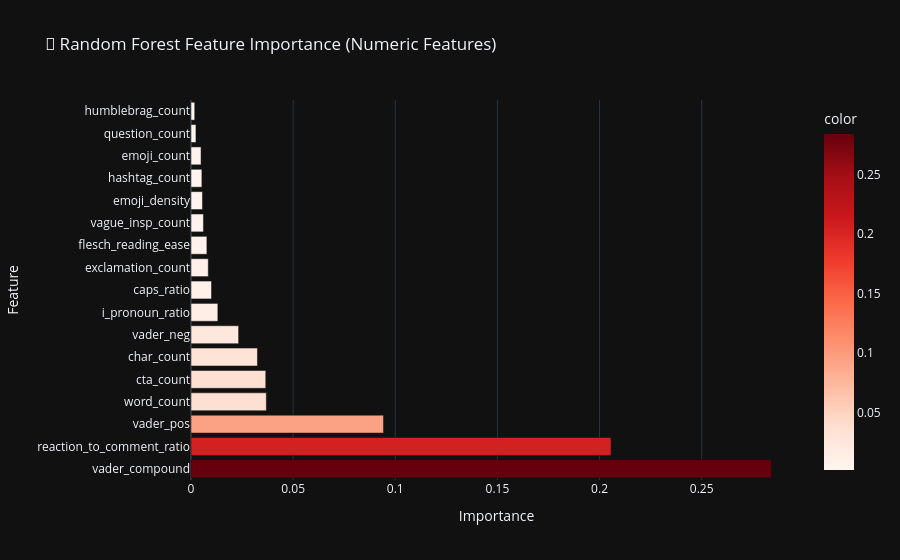

Notebook code for this chart:
### Code cell
# -------------------------------------------------------
# 6.5 Feature Importance (Random Forest — numeric features only)
# -------------------------------------------------------
# Get importances for numeric features only
n_numeric = len(numeric_features)
importances = rf.feature_importances_[:n_numeric]
feat_imp = pd.Series(importances, index=numeric_features).sort_values(ascending=False)

fig = px.bar(
    x=feat_imp.values, y=feat_imp.index,
    orientation='h',
    color=feat_imp.values,
    color_continuous_scale='Reds',
    title='🌲 Random Forest Feature Importance (Numeric Features)',
    labels={'x': 'Importance', 'y': 'Feature'},
    template='plotly_dark'
)
fig.show()

### Figure 1 — Plotly figure (JSON) as saved in the notebook; plotly's stock layout.template omitted (floating-point values rounded to 4 significant figures)
{"data": [{"hovertemplate": "Importance=%{x}<br>Feature=%{y}<br>color=%{marker.color}<extra></extra>", "legendgroup": "", "marker": {"color": [0.2842, 0.2056, 0.09424, 0.03688, 0.03661, 0.03253, 0.02331, 0.01314, 0.01004, 0.00846, 0.007775, 0.00609, 0.00561, 0.005335, 0.004913, 0.002424, 0.001829], "coloraxis": "coloraxis", "pattern": {"shape": ""}}, "name": "", "orientation": "h", "showlegend": false, "textposition": "auto", "type": "bar", "x": [0.2842, 0.2056, 0.09424, 0.03688, 0.03661, 0.03253, 0.02331, 0.01314, 0.01004, 0.00846, 0.007775, 0.00609, 0.00561, 0.005335, 0.004913, 0.002424, 0.001829], "xaxis": "x", "y": ["vader_compound", "reaction_to_comment_ratio", "vader_pos", "word_count", "cta_count", "char_count", "vader_neg", "i_pronoun_ratio", "caps_ratio", "exclamation_count", "flesch_reading_ease", "vague_insp_count", "emoji_density", "hashtag_count", "emoji_count", "question_count", "humblebrag_count"], "yaxis": "y"}], "layout": {"barmode": "relative", "coloraxis": {"colorbar": {"title": {"text": "color"}}, "colorscale": [[0, "rgb(255,245,240)"], [0.125, "rgb(254,224,210)"], [0.25, "rgb(252,187,161)"], [0.375, "rgb(252,146,114)"], [0.5, "rgb(251,106,74)"], [0.625, "rgb(239,59,44)"], [0.75, "rgb(203,24,29)"], [0.875, "rgb(165,15,21)"], [1, "rgb(103,0,13)"]]}, "legend": {"tracegroupgap": 0}, "title": {"text": "🌲 Random Forest Feature Importance (Numeric Features)"}, "xaxis": {"anchor": "y", "domain": [0, 1], "title": {"text": "Importance"}}, "yaxis": {"anchor": "x", "domain": [0, 1], "title": {"text": "Feature"}}}}
